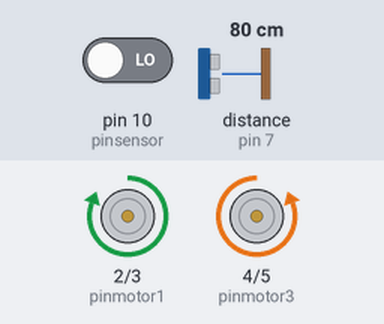
Recording of a sketch running on a simulated Arduino Uno, built with avr-gcc and run on an emulated ATmega328P. On the bench: motor-driver pin pairs drawn as motors (green arrow = first pin HIGH = forward, orange = second pin HIGH = backward, longer = more drive). Inputs (shaded band) come from the test bench; at power-on: pin 10 (pinsensor) LOW, distance to the obstacle (sensor on pin 7) 80 cm. The echo pulse lasts 58.3 µs per cm.

Above: at 5.0 s.
5.1 s: pin 10 (pinsensor) driven HIGH
At 5.8 s:
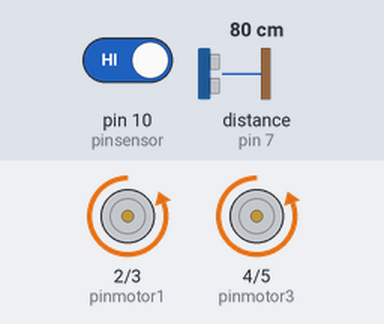
At 6.9 s:
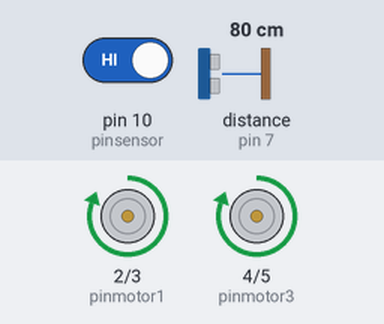
7.9 s: pin 10 (pinsensor) driven LOW
At 8.5 s:
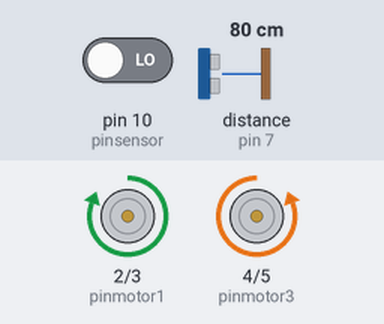
Timing chart, 0 to 20.1 s (numbered marks = the images above; inputs shaded):
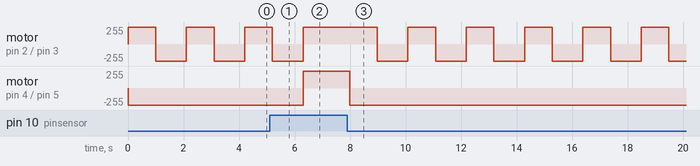

Measured:
- after the input at 5.1 s, motor on pin 2 (pinmotor1) / pin 3 (pinmotor2): goes on until 6.3 s, then stays forward 255/255; motor on pin 4 (pinmotor3) / pin 5 (pinmotor4): backward 255/255 → forward 255/255 after 1.2 s
- after the input at 7.9 s, motor on pin 2 (pinmotor1) / pin 3 (pinmotor2): alternates forward 255/255 for 1.0 s and backward 255/255 for 1.1 s, starting after 1.1 s; motor on pin 4 (pinmotor3) / pin 5 (pinmotor4): forward 255/255 → backward 255/255 after 0.08 s
- by itself, motor on pin 2 (pinmotor1) / pin 3 (pinmotor2): alternates forward 255/255 for 1.0 s and backward 255/255 for 1.1 s

The sketch:

mark7.ino
```cpp
#include <Arduino.h>

const int pinsensor = 10;
const int pinmotor1 = 2;
const int pinmotor2 = 3;
const int pinmotor3 = 4;
const int pinmotor4 = 5;
const int trigPin = 6;
const int echoPin = 7;

long duration;
int distance;

void setup() {
  pinMode(pinsensor, INPUT);
  pinMode(pinmotor1, OUTPUT);
  pinMode(pinmotor2, OUTPUT);
  pinMode(pinmotor3, OUTPUT);
  pinMode(pinmotor4, OUTPUT);
  pinMode(trigPin, OUTPUT);
  pinMode(echoPin, INPUT);
}

void loop() {
  int digitalDistance = digitalRead(pinsensor);

  // Comprobar si el sensor infrarrojo detecta negro
  if (digitalDistance == HIGH) {
    // Activar el sensor ultrasónico
    digitalWrite(trigPin, LOW);
    delayMicroseconds(2);
    digitalWrite(trigPin, HIGH);
    delayMicroseconds(10);
    digitalWrite(trigPin, LOW);

    // Leer el sensor ultrasónico
    duration = pulseIn(echoPin, HIGH);
    distance = duration * 0.034 / 2;

    // Comprobar si hay un obstáculo detectado por el sensor ultrasónico
    if (distance < 20) {
      // Seguir avanzando
      digitalWrite(pinmotor1, HIGH);
      digitalWrite(pinmotor2, LOW);
      digitalWrite(pinmotor3, HIGH);
      digitalWrite(pinmotor4, LOW);
    } else {
      // Avanzar
      digitalWrite(pinmotor1, HIGH);
      digitalWrite(pinmotor2, LOW);
      digitalWrite(pinmotor3, HIGH);
      digitalWrite(pinmotor4, LOW);
    }
  } else {
    // Retroceder
    digitalWrite(pinmotor1, LOW);
    digitalWrite(pinmotor2, HIGH);
    digitalWrite(pinmotor3, LOW);
    digitalWrite(pinmotor4, HIGH);

    // Girar una vuelta completa
    digitalWrite(pinmotor1, HIGH);
    digitalWrite(pinmotor2, LOW);
    delay(1000);
    digitalWrite(pinmotor1, LOW);
    digitalWrite(pinmotor2, HIGH);
    delay(1000);
  }

  delay(100);
}
```
